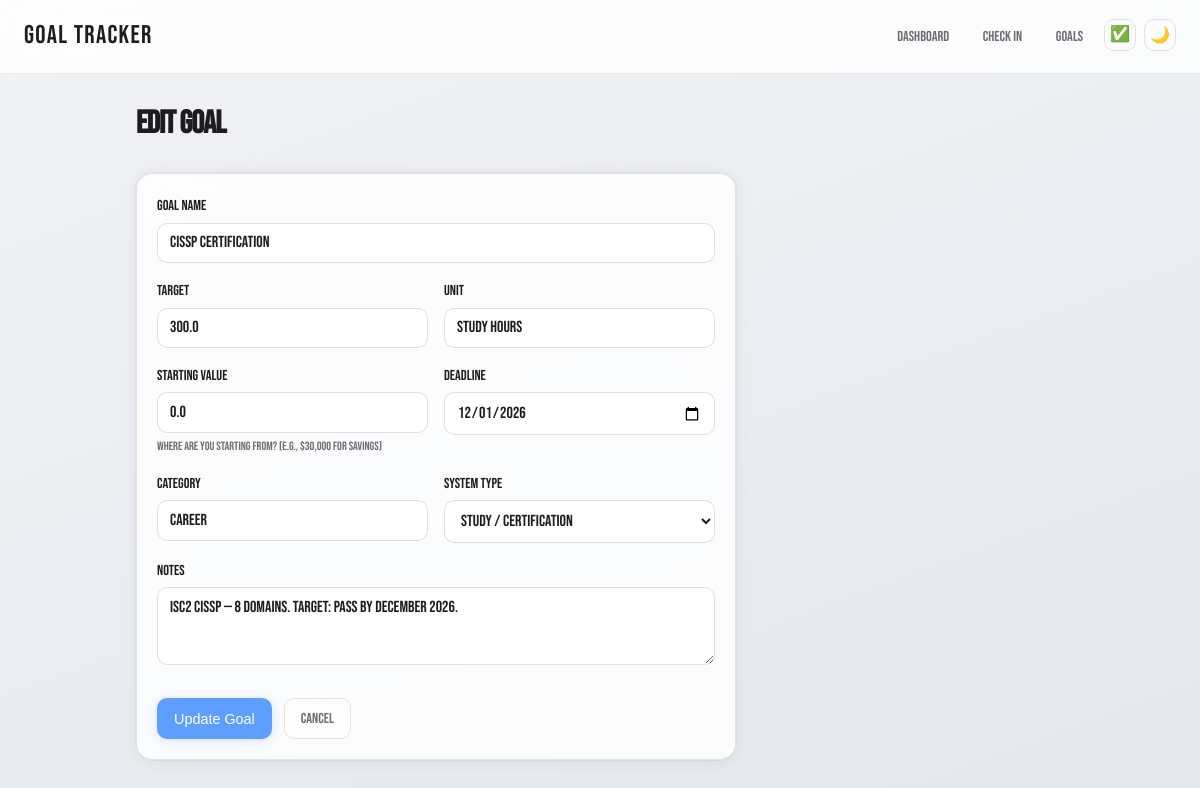
/goals/1/edit, run on an earlier commit of the app's database.
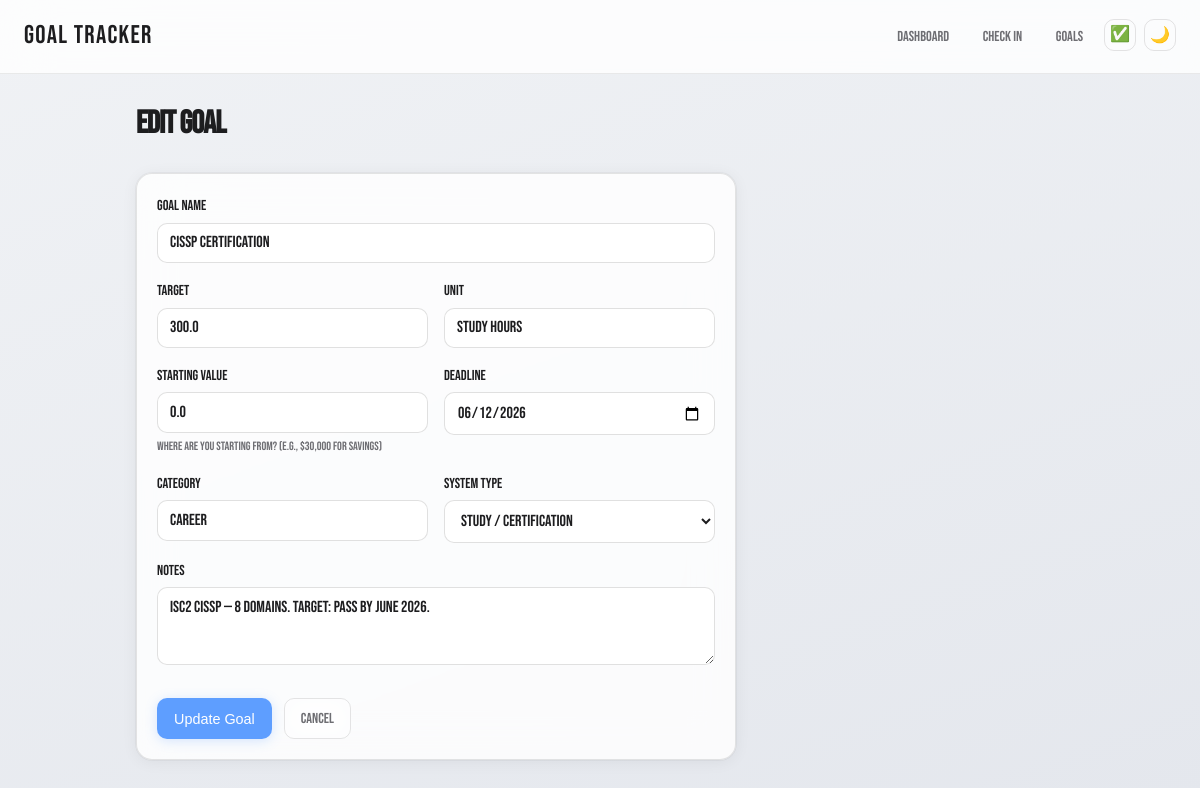
And on a later commit of the database.
### tables this page shows
CREATE TABLE goals (
            id INTEGER PRIMARY KEY AUTOINCREMENT,
            name TEXT NOT NULL,               -- "Run 1,000 miles"
            target_value REAL NOT NULL,        -- 1000
            current_value REAL DEFAULT 0,      -- How far you've gotten so far
            unit TEXT NOT NULL,                -- "miles", "books", "dollars"
            deadline TEXT NOT NULL,            -- "2026-12-31" (stored as text, ISO format)
            created_at TEXT NOT NULL,          -- When you created this goal
            category TEXT DEFAULT '',          -- Optional grouping like "fitness", "finance"
            notes TEXT DEFAULT '',             -- Any extra info about this goal
            start_value REAL DEFAULT 0,        -- Starting point (e.g., $30,000 for HYSA)
            system_type TEXT DEFAULT 'generic' -- Hints for the achievement system engine
        );

### app.py (the view, shortened to what this page needs)
@app.route("/goals/<int:goal_id>/edit", methods=["GET", "POST"])
def goal_edit(goal_id):
    goal = get_goal(goal_id)
    if not goal:
        flash("Goal not found.", "error")
        return redirect(url_for("goals_list"))
    return render_template("goal_form.html", goal=goal, today=date.today())

### app.py (called while the page is built)
@app.before_request
def ensure_csrf_token():
    if "csrf_token" not in session:
        session["csrf_token"] = secrets.token_hex(32)

@app.context_processor
def inject_csrf():
    return {
        "csrf_token": session.get("csrf_token", ""),
        "strava_configured": strava_configured(),
        "gcal_configured": gcal_configured(),
    }

### database.py (called while the page is built)
def get_db():
    db = sqlite3.connect(DATABASE)
    db.row_factory = sqlite3.Row
    db.execute("PRAGMA foreign_keys = ON")  # Enforce relationships between tables
    return db

def get_goal(goal_id):
    db = get_db()
    goal = db.execute("SELECT * FROM goals WHERE id = ?", (goal_id,)).fetchone()
    db.close()
    return goal

### gcal.py (called while the page is built)
def is_configured():
    return bool(GCAL_ICAL_URL)

### strava.py (called while the page is built)
def is_configured():
    return all([STRAVA_CLIENT_ID, STRAVA_CLIENT_SECRET, STRAVA_REFRESH_TOKEN])

### templates/goal_form.html (shortened to what this page needs)
{% extends "base.html" %}
{% block content %}
<div class="page-header">
    <h1>{{ 'Edit' if goal else 'New' }} Goal</h1>
</div>
<form method="POST" class="card goal-form">
    <div class="form-group">
        <label for="name">Goal Name</label>
        <input type="text" id="name" name="name" required
               value="{{ goal.name if goal else '' }}"
               placeholder="e.g., Run 1,000 Miles">
    </div>
    <div class="form-row">
        <div class="form-group">
            <label for="target_value">Target</label>
            <input type="number" id="target_value" name="target_value" required
                   step="any"
                   value="{{ goal.target_value if goal else '' }}"
                   placeholder="e.g., 1000">
        </div>
        <div class="form-group">
            <label for="unit">Unit</label>
            <input type="text" id="unit" name="unit" required
                   value="{{ goal.unit if goal else '' }}"
                   placeholder="e.g., miles, books, dollars">
        </div>
    </div>
    <div class="form-row">
        <div class="form-group">
            <label for="start_value">Starting Value</label>
            <input type="number" id="start_value" name="start_value"
                   step="any"
                   value="{{ goal.start_value if goal else '0' }}"
                   placeholder="0">
            <span class="form-help">Where are you starting from? (e.g., $30,000 for savings)</span>
        </div>
        <div class="form-group">
            <label for="deadline">Deadline</label>
            <input type="date" id="deadline" name="deadline" required
                   value="{{ goal.deadline if goal else '' }}">
        </div>
    </div>
    <div class="form-row">
        <div class="form-group">
            <label for="category">Category</label>
            <input type="text" id="category" name="category"
                   value="{{ goal.category if goal else '' }}"
                   placeholder="e.g., fitness, career, finance">
        </div>
        <div class="form-group">
            <label for="system_type">System Type</label>
            <select id="system_type" name="system_type">
                {% set current = goal.system_type if goal else 'generic' %}
                <option value="study" {{ 'selected' if current == 'study' }}>Study / Certification</option>
            </select>
        </div>
    </div>
    <div class="form-group">
        <label for="notes">Notes</label>
        <textarea id="notes" name="notes" rows="3"
                  placeholder="Any extra details about this goal...">{{ goal.notes if goal else '' }}</textarea>
    </div>
    <div class="form-actions">
        <button type="submit" class="btn btn-primary">{{ 'Update' if goal else 'Create' }} Goal</button>
        <a href="{{ url_for('goal_detail', goal_id=goal.id) if goal else url_for('goals_list') }}"
           class="btn btn-secondary">Cancel</a>
    </div>
</form>
{% endblock %}

What changed in the data, as far as the page shows it:
changed goals "CISSP Certification": deadline "12/01/2026" → "06/12/2026"; category "career" → "Career"; notes "ISC2 CISSP — 8 domains. Target: pass by December 2026." → "ISC2 CISSP — 8 domains. Target: pass by June 2026."
